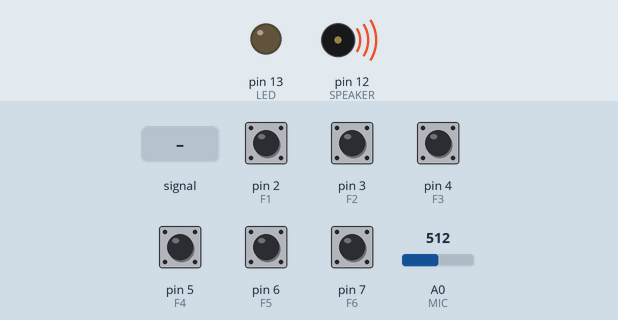
This sketch was run on a simulated Arduino Uno, built with avr-gcc and run on an emulated ATmega328P. On the bench: output pins drawn as LEDs (lit = HIGH), buzzer (waves = sounding). The test bench sets the inputs (shaded band); at power-on: pin 2 (F1), pin 3 (F2), pin 4 (F3), pin 5 (F4), pin 6 (F5), pin 7 (F6) HIGH, A0 (MIC) = 512. What the sketch prints to the serial monitor is not drawn.

Above: at 4.2 s.
4.3 s: A0 (MIC) fed a 200 Hz sine of ±81 counts around its level
7.3 s: A0 (MIC) set to 716
At 8.0 s:
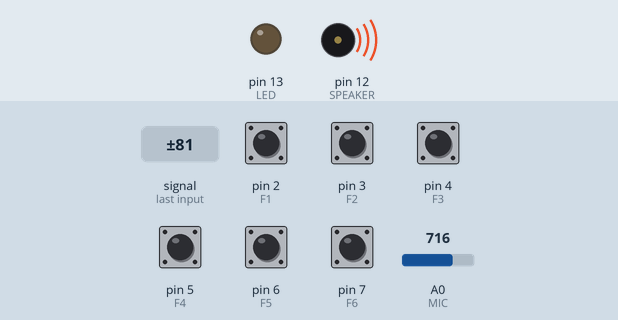
8.8 s: A0 (MIC) set to 522
10.3 s: A0 (MIC) set to 501
At 11.0 s:
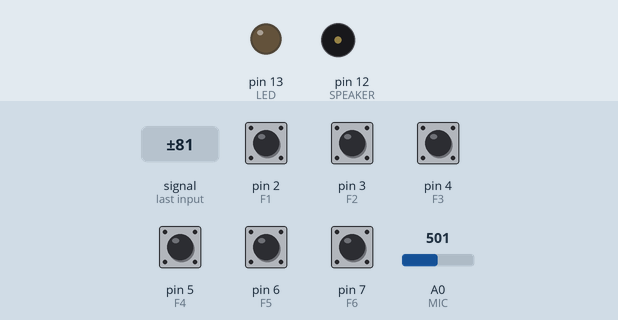
11.8 s: A0 (MIC) set to 900
At 12.2 s:
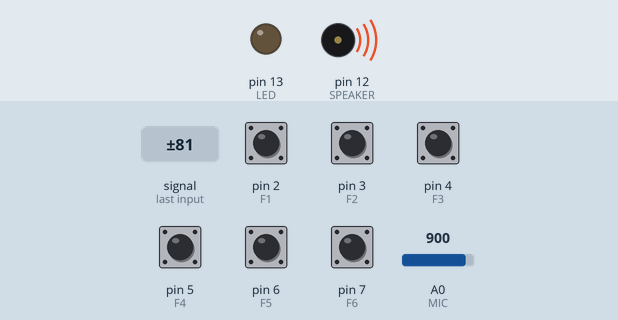
Timing chart, 0 to 14.3 s (numbered marks = the images above; inputs shaded):
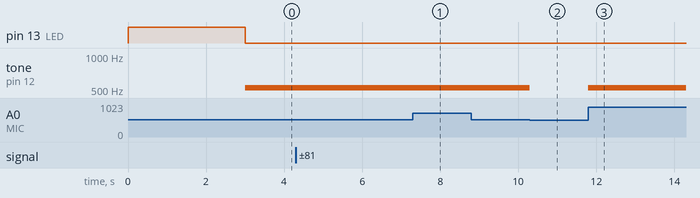

The sketch:

TinFlute.ino
```cpp
#define SPEAKER 12
#define MIC A0
#define LED 13
#define F1 2
#define F2 3
#define F3 4
#define F4 5
#define F5 6
#define F6 7

#define NOTE_D4 293.66
#define NOTE_E4 329.63
#define NOTE_F4 349.23
#define NOTE_G4 392.00
#define NOTE_A4 440.00
#define NOTE_B4 493.88
#define NOTE_C5 523.25


int bf1, bf2, bf3, bf4, bf5, bf6;
int micReading = 0;
int micMax = 0;
int micMin = 1023;
int threshold = 0;
int difference;

void setup() {
  // put your setup code here, to run once:
  pinMode(F1, INPUT_PULLUP);
  pinMode(F2, INPUT_PULLUP);
  pinMode(F3, INPUT_PULLUP);
  pinMode(F4, INPUT_PULLUP);
  pinMode(F5, INPUT_PULLUP);
  pinMode(F6, INPUT_PULLUP);
  pinMode(LED, OUTPUT);

  //Callibrate microphone
  digitalWrite(LED, HIGH);
  Serial.begin(9600);
  while(millis() < 3000){
    threshold = analogRead(MIC);
    if(threshold > micMax) micMax = threshold;
  }
  digitalWrite(LED, LOW);
  threshold = micMax;

}

void changeTone(float note)
{
  tone(SPEAKER, note);
}

void loop() {
  // put your main code here, to run repeatedly:
  bf1 = digitalRead(F1);
  bf2 = digitalRead(F2);
  bf3 = digitalRead(F3);
  bf4 = digitalRead(F4);
  bf5 = digitalRead(F5);
  bf6 = digitalRead(F6);

  micReading = analogRead(MIC);
  micMax = max(micMax, micReading);
  difference = 0;
  if(micReading >= threshold){
    difference = micReading - threshold;
    Serial.print(difference);
  }
  else{
    noTone(SPEAKER);
    return;
  }

  //Play notes. This is based on a simple tin whistle, like this: http://www.irish-folk-songs.com/uploads/4/3/3/6/43368469/2665650.gif?394
  if(!bf1 && !bf2 && !bf3 && !bf4 && !bf5 && !bf6) changeTone(NOTE_D4);
  if(!bf1 && !bf2 && !bf3 && !bf4 && !bf5 && bf6) changeTone(NOTE_E4);
  if(!bf1 && !bf2 && !bf3 && !bf4 && bf5 && bf6) changeTone(NOTE_F4);
  if(!bf1 && !bf2 && !bf3 && bf4 && bf5 && bf6) changeTone(NOTE_G4);
  if(!bf1 && !bf2 && bf3 && bf4 && bf5 && bf6) changeTone(NOTE_A4);
  if(!bf1 && bf2 && bf3 && bf4 && bf5 && bf6) changeTone(NOTE_B4);
  if(bf1 && bf2 && bf3 && bf4 && bf5 && bf6) changeTone(NOTE_C5);

  delay(2);

}
```

Measured:
- the behaviour switches between 512 and 511 on A0 (MIC) (found by bisection; images 1 and 2)
- after the input at 7.3 s, tone on pin 12 (SPEAKER): stays 523 Hz (without the input it goes to silent after 1.5 s)
- after the input at 8.8 s, every drawn part: stays the same
- after the input at 10.3 s, tone on pin 12 (SPEAKER): 523 Hz → silent at once
- after the input at 11.8 s, tone on pin 12 (SPEAKER): silent → 523 Hz at once
